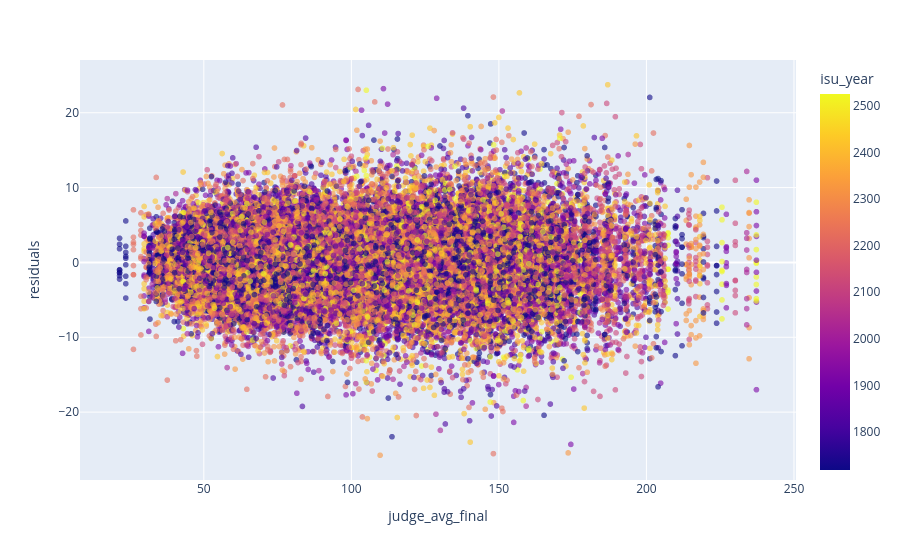

The cell this chart's notebook holds for it:
### Code cell
fig = px.scatter(
    regression_df,
    x="judge_avg_final",
    y="residuals",
    color="isu_year",
    opacity=0.6,
)

fig.show()

### Figure 1 — Plotly figure (JSON) as saved in the notebook; plotly's stock layout.template omitted (floating-point values rounded to 4 significant figures; data arrays with more than 128 entries replaced by an {"elided": "..."} marker saying what was removed)
{"data": [{"hovertemplate": "judge_avg_final=%{x}<br>residuals=%{y}<br>isu_year=%{marker.color}<extra></extra>", "legendgroup": "", "marker": {"color": {"elided": "40329 int values"}, "coloraxis": "coloraxis", "opacity": 0.6, "symbol": "circle"}, "mode": "markers", "name": "", "showlegend": false, "type": "scattergl", "x": {"elided": "40329 float values"}, "xaxis": "x", "y": {"elided": "40329 float values"}, "yaxis": "y"}], "layout": {"coloraxis": {"colorbar": {"title": {"text": "isu_year"}}, "colorscale": [[0, "#0d0887"], [0.1111, "#46039f"], [0.2222, "#7201a8"], [0.3333, "#9c179e"], [0.4444, "#bd3786"], [0.5556, "#d8576b"], [0.6667, "#ed7953"], [0.7778, "#fb9f3a"], [0.8889, "#fdca26"], [1, "#f0f921"]]}, "legend": {"tracegroupgap": 0}, "margin": {"t": 60}, "xaxis": {"anchor": "y", "domain": [0, 1], "title": {"text": "judge_avg_final"}}, "yaxis": {"anchor": "x", "domain": [0, 1], "title": {"text": "residuals"}}}}
